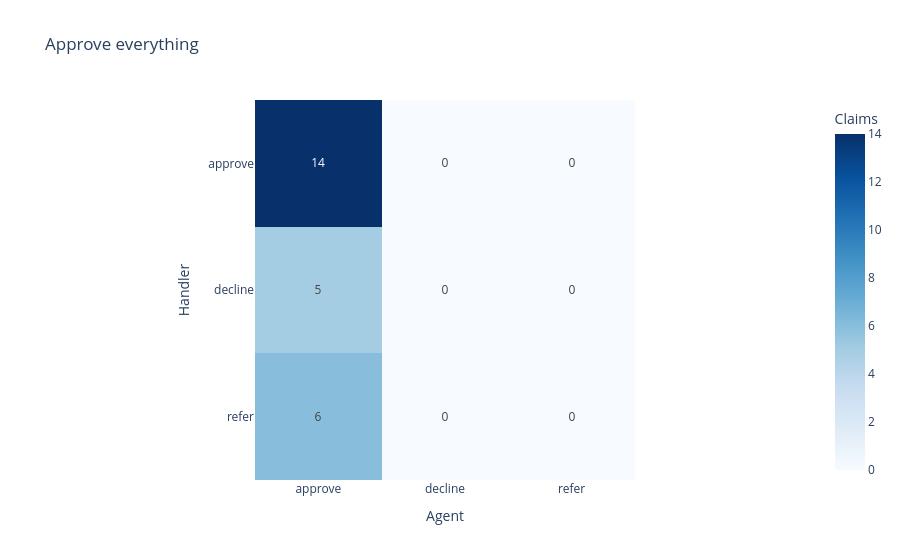

The notebook cell saved with this chart:
### Markdown cell above
Here's the confusion matrix for approving everything. Every claim lands in the approve column.

### Code cell
def show_confusion_matrix(table, title):
    """Draw the confusion matrix, with the handler's decision on each row and the agent's in each column."""
    matrix = pd.crosstab(table["handler"], table["agent"]).reindex(index=DECISIONS, columns=DECISIONS, fill_value=0)
    fig = px.imshow(matrix, text_auto=True, color_continuous_scale="Blues", labels={"x": "Agent", "y": "Handler", "color": "Claims"}, title=title)
    fig.show()


show_confusion_matrix(approve_everything, "Approve everything")

### Figure 1 — Plotly figure (JSON) as saved in the notebook; plotly's stock layout.template omitted (floating-point values rounded to 4 significant figures)
{"data": [{"coloraxis": "coloraxis", "hovertemplate": "Agent: %{x}<br>Handler: %{y}<br>Claims: %{z}<extra></extra>", "name": "0", "texttemplate": "%{z}", "type": "heatmap", "x": ["approve", "decline", "refer"], "xaxis": "x", "y": ["approve", "decline", "refer"], "yaxis": "y", "z": [[14, 0, 0], [5, 0, 0], [6, 0, 0]]}], "layout": {"coloraxis": {"autocolorscale": false, "colorbar": {"title": {"text": "Claims"}}, "colorscale": [[0, "rgb(247,251,255)"], [0.125, "rgb(222,235,247)"], [0.25, "rgb(198,219,239)"], [0.375, "rgb(158,202,225)"], [0.5, "rgb(107,174,214)"], [0.625, "rgb(66,146,198)"], [0.75, "rgb(33,113,181)"], [0.875, "rgb(8,81,156)"], [1, "rgb(8,48,107)"]]}, "title": {"text": "Approve everything"}, "xaxis": {"anchor": "y", "constrain": "domain", "domain": [0, 1], "scaleanchor": "y", "title": {"text": "Agent"}}, "yaxis": {"anchor": "x", "autorange": "reversed", "constrain": "domain", "domain": [0, 1], "title": {"text": "Handler"}}}}
